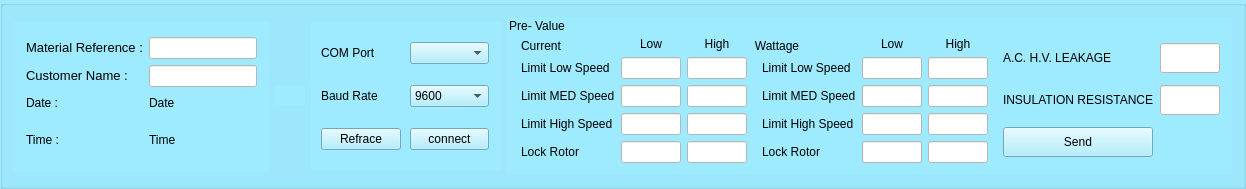
     <widget class="QGroupBox" name="groupBox">
      <property name="minimumSize">
       <size>
        <width>4</width>
        <height>150</height>
       </size>
      </property>
      <property name="styleSheet">
       <string notr="true">background-color: rgb(158, 234, 255);

</string>
      </property>
      <property name="title">
       <string/>
      </property>
      <layout class="QHBoxLayout" name="horizontalLayout">
       <item>
        <widget class="QGroupBox" name="NameEntryGriup">
         <property name="sizePolicy">
          <sizepolicy hsizetype="Preferred" vsizetype="Fixed">
           <horstretch>10</horstretch>
           <verstretch>10</verstretch>
          </sizepolicy>
         </property>
         <property name="minimumSize">
          <size>
           <width>43</width>
           <height>150</height>
          </size>
         </property>
         <property name="maximumSize">
          <size>
           <width>300</width>
           <height>148</height>
          </size>
         </property>
         <property name="styleSheet">
          <string notr="true">QGroupBox
 {  border: 0px;
}</string>
         </property>
         <property name="title">
          <string/>
         </property>
         <layout class="QGridLayout" name="gridLayout_4">
          <item row="0" column="2">
           <widget class="QLineEdit" name="material_lineEdit">
            <property name="enabled">
             <bool>true</bool>
            </property>
            <property name="sizePolicy">
             <sizepolicy hsizetype="Fixed" vsizetype="Fixed">
              <horstretch>0</horstretch>
              <verstretch>0</verstretch>
             </sizepolicy>
            </property>
            <property name="maximumSize">
             <size>
              <width>300</width>
              <height>16777215</height>
             </size>
            </property>
            <property name="styleSheet">
             <string notr="true">
background-color: rgb(255, 255, 255);</string>
            </property>
           </widget>
          </item>
          <item row="1" column="1">
           <widget class="QLabel" name="h_Customer">
            <property name="text">
             <string>&lt;html&gt;&lt;head/&gt;&lt;body&gt;&lt;p&gt;&lt;span style=&quot; font-size:10pt;&quot;&gt;Customer Name :&lt;/span&gt;&lt;/p&gt;&lt;/body&gt;&lt;/html&gt;</string>
            </property>
            <property name="textFormat">
             <enum>Qt::RichText</enum>
            </property>
           </widget>
          </item>
          <item row="3" column="1">
           <widget class="QLabel" name="h_date_time">
            <property name="text">
             <string>Time : </string>
            </property>
           </widget>
          </item>
          <item row="1" column="2">
           <widget class="QLineEdit" name="customer_lineEdit">
            <property name="enabled">
             <bool>true</bool>
            </property>
            <property name="sizePolicy">
             <sizepolicy hsizetype="Fixed" vsizetype="Fixed">
              <horstretch>0</horstretch>
              <verstretch>0</verstretch>
             </sizepolicy>
            </property>
            <property name="maximumSize">
             <size>
              <width>300</width>
              <height>16777215</height>
             </size>
            </property>
            <property name="styleSheet">
             <string notr="true">background-color: rgb(255, 255, 255);</string>
            </property>
           </widget>
          </item>
          <item row="2" column="1">
           <widget class="QLabel" name="h_time">
            <property name="text">
             <string>Date :</string>
            </property>
           </widget>
          </item>
          <item row="0" column="1">
           <widget class="QLabel" name="h_material">
            <property name="text">
             <string>&lt;html&gt;&lt;head/&gt;&lt;body&gt;&lt;p&gt;&lt;span style=&quot; font-size:10pt;&quot;&gt;Material &lt;/span&gt;&lt;span style=&quot; font-family:'JetBrains Mono','monospace'; font-size:9.8pt; color:#000000;&quot;&gt;Reference&lt;/span&gt;&lt;span style=&quot; font-size:10pt;&quot;&gt; :&lt;/span&gt;&lt;/p&gt;&lt;/body&gt;&lt;/html&gt;</string>
            </property>
           </widget>
          </item>
          <item row="2" column="2">
           <widget class="QLabel" name="date_lebel">
            <property name="maximumSize">
             <size>
              <width>60</width>
              <height>20</height>
             </size>
            </property>
            <property name="text">
             <string>Date</string>
            </property>
           </widget>
          </item>
          <item row="3" column="2">
           <widget class="QLabel" name="time_lebel">
            <property name="maximumSize">
             <size>
              <width>60</width>
              <height>60</height>
             </size>
            </property>
            <property name="text">
             <string>Time</string>
            </property>
           </widget>
          </item>
         </layout>
        </widget>
       </item>
       <item>
        <widget class="QGroupBox" name="ComPortGroup_3">
         <property name="sizePolicy">
          <sizepolicy hsizetype="Preferred" vsizetype="Fixed">
           <horstretch>0</horstretch>
           <verstretch>0</verstretch>
          </sizepolicy>
         </property>
         <property name="minimumSize">
          <size>
           <width>30</width>
           <height>10</height>
          </size>
         </property>
         <property name="maximumSize">
          <size>
           <width>190</width>
           <height>16777215</height>
          </size>
         </property>
         <property name="styleSheet">
          <string notr="true">QGroupBox {
    border: 0px;
}
</string>
         </property>
         <property name="title">
          <string/>
         </property>
         <layout class="QGridLayout" name="gridLayout_12">
          <property name="leftMargin">
           <number>7</number>
          </property>
          <property name="topMargin">
           <number>1</number>
          </property>
          <property name="horizontalSpacing">
           <number>9</number>
          </property>
          <property name="verticalSpacing">
           <number>2</number>
          </property>
         </layout>
        </widget>
       </item>
       <item>
        <widget class="QGroupBox" name="ComPortGroup">
         <property name="sizePolicy">
          <sizepolicy hsizetype="Preferred" vsizetype="Fixed">
           <horstretch>0</horstretch>
           <verstretch>0</verstretch>
          </sizepolicy>
         </property>
         <property name="minimumSize">
          <size>
           <width>190</width>
           <height>148</height>
          </size>
         </property>
         <property name="maximumSize">
          <size>
           <width>190</width>
           <height>16777215</height>
          </size>
         </property>
         <property name="styleSheet">
          <string notr="true">QGroupBox {
    border: 0px;
}
</string>
         </property>
         <property name="title">
          <string/>
         </property>
         <layout class="QGridLayout" name="gridLayout_3">
          <property name="leftMargin">
           <number>7</number>
          </property>
          <property name="horizontalSpacing">
           <number>9</number>
          </property>
          <property name="verticalSpacing">
           <number>16</number>
          </property>
          <item row="1" column="0">
           <widget class="QLabel" name="BaudRate_lbl">
            <property name="text">
             <string>Baud Rate</string>
            </property>
           </widget>
          </item>
          <item row="1" column="1">
           <widget class="QComboBox" name="combox_baudrate">
            <item>
             <property name="text">
              <string>9600</string>
             </property>
            </item>
            <item>
             <property name="text">
              <string>14400</string>
             </property>
            </item>
            <item>
             <property name="text">
              <string>19200</string>
             </property>
            </item>
            <item>
             <property name="text">
              <string>38400</string>
             </property>
            </item>
            <item>
             <property name="text">
              <string>56000</string>
             </property>
            </item>
            <item>
             <property name="text">
              <string>57600</string>
             </property>
            </item>
            <item>
             <property name="text">
              <string>115200</string>
             </property>
            </item>
           </widget>
          </item>
          <item row="0" column="0">
           <widget class="QLabel" name="COM_Port_lbl">
            <property name="text">
             <string>COM Port</string>
            </property>
           </widget>
          </item>
          <item row="3" column="0">
           <widget class="QPushButton" name="refrace_button">
            <property name="text">
             <string>Refrace</string>
            </property>
           </widget>
          </item>
          <item row="3" column="1">
           <widget class="QPushButton" name="connect_button">
            <property name="text">
             <string>connect</string>
            </property>
           </widget>
          </item>
          <item row="0" column="1">
           <widget class="QComboBox" name="comPort_box"/>
          </item>
         </layout>
        </widget>
       </item>
       <item>
        <widget class="QGroupBox" name="Pre_ConfigGroup_4">
         <property name="minimumSize">
          <size>
           <width>30</width>
           <height>110</height>
          </size>
         </property>
         <property name="styleSheet">
          <string notr="true">QGroupBox {
    border: 0px;
}</string>
         </property>
         <property name="title">
          <string>Pre- Value</string>
         </property>
         <layout class="QGridLayout" name="gridLayout_18">
          <property name="topMargin">
           <number>0</number>
          </property>
          <property name="bottomMargin">
           <number>0</number>
          </property>
          <item row="0" column="0">
           <widget class="QGroupBox" name="Pre_ConfigGroup">
            <property name="minimumSize">
             <size>
              <width>30</width>
              <height>110</height>
             </size>
            </property>
            <property name="styleSheet">
             <string notr="true">QGroupBox {
    border: 0px;
}
</string>
            </property>
            <property name="title">
             <string>Current</string>
            </property>
            <layout class="QGridLayout" name="gridLayout_11">
             <property name="leftMargin">
              <number>2</number>
             </property>
             <property name="topMargin">
              <number>0</number>
             </property>
             <property name="rightMargin">
              <number>0</number>
             </property>
             <item row="1" column="1">
              <widget class="QLineEdit" name="lowcurrentlowspeed">
               <property name="sizePolicy">
                <sizepolicy hsizetype="Fixed" vsizetype="Fixed">
                 <horstretch>0</horstretch>
                 <verstretch>0</verstretch>
                </sizepolicy>
               </property>
               <property name="minimumSize">
                <size>
                 <width>50</width>
                 <height>22</height>
                </size>
               </property>
               <property name="maximumSize">
                <size>
                 <width>60</width>
                 <height>30</height>
                </size>
               </property>
               <property name="styleSheet">
                <string notr="true">background-color: rgb(255, 255, 255);</string>
               </property>
              </widget>
             </item>
             <item row="0" column="3">
              <widget class="QLabel" name="m3lbl1_5">
               <property name="text">
                <string>High</string>
               </property>
               <property name="alignment">
                <set>Qt::AlignCenter</set>
               </property>
              </widget>
             </item>
             <item row="1" column="0">
              <widget class="QLabel" name="m3lbl1_2">
               <property name="text">
                <string>Limit Low Speed</string>
               </property>
              </widget>
             </item>
             <item row="2" column="1">
              <widget class="QLineEdit" name="lowcurrentmedspeed">
               <property name="sizePolicy">
                <sizepolicy hsizetype="Fixed" vsizetype="Fixed">
                 <horstretch>0</horstretch>
                 <verstretch>0</verstretch>
                </sizepolicy>
               </property>
               <property name="minimumSize">
                <size>
                 <width>50</width>
                 <height>22</height>
                </size>
               </property>
               <property name="maximumSize">
                <size>
                 <width>60</width>
                 <height>30</height>
                </size>
               </property>
               <property name="styleSheet">
                <string notr="true">background-color: rgb(255, 255, 255);</string>
               </property>
              </widget>
             </item>
             <item row="1" column="3">
              <widget class="QLineEdit" name="highcurrentlowspeed">
               <property name="sizePolicy">
                <sizepolicy hsizetype="Fixed" vsizetype="Fixed">
                 <horstretch>0</horstretch>
                 <verstretch>0</verstretch>
                </sizepolicy>
               </property>
               <property name="minimumSize">
                <size>
                 <width>50</width>
                 <height>22</height>
                </size>
               </property>
               <property name="maximumSize">
                <size>
                 <width>60</width>
                 <height>30</height>
                </size>
               </property>
               <property name="styleSheet">
                <string notr="true">background-color: rgb(255, 255, 255);</string>
               </property>
              </widget>
             </item>
             <item row="0" column="1">
              <widget class="QLabel" name="m3lbl1_4">
               <property name="text">
                <string>Low</string>
               </property>
               <property name="alignment">
                <set>Qt::AlignCenter</set>
               </property>
              </widget>
             </item>
             <item row="2" column="0">
              <widget class="QLabel" name="m3lbl1_3">
               <property name="text">
                <string>Limit MED Speed</string>
               </property>
              </widget>
             </item>
             <item row="2" column="3">
              <widget class="QLineEdit" name="highcurrentmedspeed">
               <property name="sizePolicy">
                <sizepolicy hsizetype="Fixed" vsizetype="Fixed">
                 <horstretch>0</horstretch>
                 <verstretch>0</verstretch>
                </sizepolicy>
               </property>
               <property name="minimumSize">
                <size>
                 <width>50</width>
                 <height>22</height>
                </size>
               </property>
               <property name="maximumSize">
                <size>
                 <width>60</width>
                 <height>30</height>
                </size>
               </property>
               <property name="styleSheet">
                <string notr="true">background-color: rgb(255, 255, 255);</string>
               </property>
              </widget>
             </item>
             <item row="3" column="0">
              <widget class="QLabel" name="m3lbl1_6">
               <property name="text">
                <string>Limit High Speed</string>
               </property>
              </widget>
             </item>
             <item row="3" column="3">
              <widget class="QLineEdit" name="highcurrenthighspeed">
               <property name="sizePolicy">
                <sizepolicy hsizetype="Fixed" vsizetype="Fixed">
                 <horstretch>0</horstretch>
                 <verstretch>0</verstretch>
                </sizepolicy>
               </property>
               <property name="minimumSize">
                <size>
                 <width>50</width>
                 <height>22</height>
                </size>
               </property>
               <property name="maximumSize">
                <size>
                 <width>60</width>
                 <height>30</height>
                </size>
               </property>
               <property name="styleSheet">
                <string notr="true">background-color: rgb(255, 255, 255);</string>
               </property>
              </widget>
             </item>
             <item row="4" column="1">
              <widget class="QLineEdit" name="lowcurrentlockrotor">
               <property name="sizePolicy">
                <sizepolicy hsizetype="Fixed" vsizetype="Fixed">
                 <horstretch>0</horstretch>
                 <verstretch>0</verstretch>
                </sizepolicy>
               </property>
               <property name="minimumSize">
                <size>
                 <width>50</width>
                 <height>22</height>
                </size>
               </property>
               <property name="maximumSize">
                <size>
                 <width>60</width>
                 <height>30</height>
                </size>
               </property>
               <property name="styleSheet">
                <string notr="true">background-color: rgb(255, 255, 255);</string>
               </property>
              </widget>
             </item>
             <item row="4" column="3">
              <widget class="QLineEdit" name="highcurrentlockrotor">
               <property name="sizePolicy">
                <sizepolicy hsizetype="Fixed" vsizetype="Fixed">
                 <horstretch>0</horstretch>
                 <verstretch>0</verstretch>
                </sizepolicy>
               </property>
               <property name="minimumSize">
                <size>
                 <width>50</width>
                 <height>22</height>
                </size>
               </property>
               <property name="maximumSize">
                <size>
                 <width>60</width>
                 <height>30</height>
                </size>
               </property>
               <property name="styleSheet">
                <string notr="true">background-color: rgb(255, 255, 255);</string>
               </property>
              </widget>
             </item>
             <item row="3" column="1">
              <widget class="QLineEdit" name="lowcurrenthighspeed">
               <property name="sizePolicy">
                <sizepolicy hsizetype="Fixed" vsizetype="Fixed">
                 <horstretch>0</horstretch>
                 <verstretch>0</verstretch>
                </sizepolicy>
               </property>
               <property name="minimumSize">
                <size>
                 <width>50</width>
                 <height>22</height>
                </size>
               </property>
               <property name="maximumSize">
                <size>
                 <width>60</width>
                 <height>30</height>
                </size>
               </property>
               <property name="styleSheet">
                <string notr="true">background-color: rgb(255, 255, 255);</string>
               </property>
              </widget>
             </item>
             <item row="4" column="0">
              <widget class="QLabel" name="m3lbl1_7">
               <property name="text">
                <string>Lock Rotor</string>
               </property>
              </widget>
             </item>
            </layout>
           </widget>
          </item>
          <item row="0" column="1">
           <widget class="QGroupBox" name="Pre_ConfigGroup_3">
            <property name="minimumSize">
             <size>
              <width>30</width>
              <height>110</height>
             </size>
            </property>
            <property name="styleSheet">
             <string notr="true">QGroupBox {
    border: 0px;
}
</string>
            </property>
            <property name="title">
             <string>Wattage</string>
            </property>
            <layout class="QGridLayout" name="gridLayout_16">
             <property name="topMargin">
              <number>0</number>
             </property>
             <property name="rightMargin">
              <number>0</number>
             </property>
             <item row="1" column="1">
              <widget class="QLineEdit" name="lowwattagelowspeed">
               <property name="sizePolicy">
                <sizepolicy hsizetype="Fixed" vsizetype="Fixed">
                 <horstretch>0</horstretch>
                 <verstretch>0</verstretch>
                </sizepolicy>
               </property>
               <property name="minimumSize">
                <size>
                 <width>50</width>
                 <height>22</height>
                </size>
               </property>
               <property name="maximumSize">
                <size>
                 <width>60</width>
                 <height>30</height>
                </size>
               </property>
               <property name="styleSheet">
                <string notr="true">background-color: rgb(255, 255, 255);</string>
               </property>
              </widget>
             </item>
             <item row="0" column="3">
              <widget class="QLabel" name="m3lbl1_8">
               <property name="text">
                <string>High</string>
               </property>
               <property name="alignment">
                <set>Qt::AlignCenter</set>
               </property>
              </widget>
             </item>
             <item row="1" column="0">
              <widget class="QLabel" name="m3lbl1_9">
               <property name="text">
                <string>Limit Low Speed</string>
               </property>
              </widget>
             </item>
             <item row="2" column="1">
              <widget class="QLineEdit" name="lowwattagemedspeed">
               <property name="sizePolicy">
                <sizepolicy hsizetype="Fixed" vsizetype="Fixed">
                 <horstretch>0</horstretch>
                 <verstretch>0</verstretch>
                </sizepolicy>
               </property>
               <property name="minimumSize">
                <size>
                 <width>50</width>
                 <height>22</height>
                </size>
               </property>
               <property name="maximumSize">
                <size>
                 <width>60</width>
                 <height>30</height>
                </size>
               </property>
               <property name="styleSheet">
                <string notr="true">background-color: rgb(255, 255, 255);</string>
               </property>
              </widget>
             </item>
             <item row="1" column="3">
              <widget class="QLineEdit" name="highwattagelowspeed">
               <property name="sizePolicy">
                <sizepolicy hsizetype="Fixed" vsizetype="Fixed">
                 <horstretch>0</horstretch>
                 <verstretch>0</verstretch>
                </sizepolicy>
               </property>
               <property name="minimumSize">
                <size>
                 <width>50</width>
                 <height>22</height>
                </size>
               </property>
               <property name="maximumSize">
                <size>
                 <width>60</width>
                 <height>30</height>
                </size>
               </property>
               <property name="styleSheet">
                <string notr="true">background-color: rgb(255, 255, 255);</string>
               </property>
              </widget>
             </item>
             <item row="0" column="1">
              <widget class="QLabel" name="m3lbl1_10">
               <property name="text">
                <string>Low</string>
               </property>
               <property name="alignment">
                <set>Qt::AlignCenter</set>
               </property>
              </widget>
             </item>
             <item row="2" column="0">
              <widget class="QLabel" name="m3lbl1_11">
               <property name="text">
                <string>Limit MED Speed</string>
               </property>
              </widget>
             </item>
             <item row="2" column="3">
              <widget class="QLineEdit" name="highwattagemedspeed">
               <property name="sizePolicy">
                <sizepolicy hsizetype="Fixed" vsizetype="Fixed">
                 <horstretch>0</horstretch>
                 <verstretch>0</verstretch>
                </sizepolicy>
               </property>
               <property name="minimumSize">
                <size>
                 <width>50</width>
                 <height>22</height>
                </size>
               </property>
               <property name="maximumSize">
                <size>
                 <width>60</width>
                 <height>30</height>
                </size>
               </property>
               <property name="styleSheet">
                <string notr="true">background-color: rgb(255, 255, 255);</string>
               </property>
              </widget>
             </item>
             <item row="3" column="0">
              <widget class="QLabel" name="m3lbl1_12">
               <property name="text">
                <string>Limit High Speed</string>
               </property>
              </widget>
             </item>
             <item row="3" column="3">
              <widget class="QLineEdit" name="highwattagehighspeed">
               <property name="sizePolicy">
                <sizepolicy hsizetype="Fixed" vsizetype="Fixed">
                 <horstretch>0</horstretch>
                 <verstretch>0</verstretch>
                </sizepolicy>
               </property>
               <property name="minimumSize">
                <size>
                 <width>50</width>
                 <height>22</height>
                </size>
               </property>
               <property name="maximumSize">
                <size>
                 <width>60</width>
                 <height>30</height>
                </size>
               </property>
               <property name="styleSheet">
                <string notr="true">background-color: rgb(255, 255, 255);</string>
               </property>
              </widget>
             </item>
             <item row="4" column="1">
              <widget class="QLineEdit" name="lowwattagelockrotor">
               <property name="sizePolicy">
                <sizepolicy hsizetype="Fixed" vsizetype="Fixed">
                 <horstretch>0</horstretch>
                 <verstretch>0</verstretch>
                </sizepolicy>
               </property>
               <property name="minimumSize">
                <size>
                 <width>50</width>
                 <height>22</height>
                </size>
               </property>
               <property name="maximumSize">
                <size>
                 <width>60</width>
                 <height>30</height>
                </size>
               </property>
               <property name="styleSheet">
                <string notr="true">background-color: rgb(255, 255, 255);</string>
               </property>
              </widget>
             </item>
             <item row="4" column="3">
              <widget class="QLineEdit" name="highwattagelockrotor">
               <property name="sizePolicy">
                <sizepolicy hsizetype="Fixed" vsizetype="Fixed">
                 <horstretch>0</horstretch>
                 <verstretch>0</verstretch>
                </sizepolicy>
               </property>
               <property name="minimumSize">
                <size>
                 <width>50</width>
                 <height>22</height>
                </size>
               </property>
               <property name="maximumSize">
                <size>
                 <width>60</width>
                 <height>30</height>
                </size>
               </property>
               <property name="styleSheet">
                <string notr="true">background-color: rgb(255, 255, 255);</string>
               </property>
              </widget>
             </item>
             <item row="3" column="1">
              <widget class="QLineEdit" name="lowwattagehighspeed">
               <property name="sizePolicy">
                <sizepolicy hsizetype="Fixed" vsizetype="Fixed">
                 <horstretch>0</horstretch>
                 <verstretch>0</verstretch>
                </sizepolicy>
               </property>
               <property name="minimumSize">
                <size>
                 <width>50</width>
                 <height>22</height>
                </size>
               </property>
               <property name="maximumSize">
                <size>
                 <width>60</width>
                 <height>30</height>
                </size>
               </property>
               <property name="styleSheet">
                <string notr="true">background-color: rgb(255, 255, 255);</string>
               </property>
              </widget>
             </item>
             <item row="4" column="0">
              <widget class="QLabel" name="m3lbl1_13">
               <property name="text">
                <string>Lock Rotor</string>
               </property>
              </widget>
             </item>
            </layout>
           </widget>
          </item>
          <item row="0" column="2">
           <widget class="QGroupBox" name="Pre_ConfigGroup_5">
            <property name="minimumSize">
             <size>
              <width>30</width>
              <height>110</height>
             </size>
            </property>
            <property name="styleSheet">
             <string notr="true"/>
            </property>
            <property name="title">
             <string/>
            </property>
            <layout class="QGridLayout" name="gridLayout_17">
             <property name="topMargin">
              <number>0</number>
             </property>
             <property name="rightMargin">
              <number>0</number>
             </property>
             <item row="1" column="0">
              <widget class="QLabel" name="m3lbl1_17">
               <property name="text">
                <string>INSULATION RESISTANCE</string>
               </property>
              </widget>
             </item>
             <item row="0" column="0">
              <widget class="QLabel" name="m3lbl1_15">
               <property name="text">
                <string>A.C. H.V. LEAKAGE</string>
               </property>
              </widget>
             </item>
             <item row="1" column="1">
              <widget class="QLineEdit" name="insulation">
               <property name="sizePolicy">
                <sizepolicy hsizetype="Fixed" vsizetype="Fixed">
                 <horstretch>0</horstretch>
                 <verstretch>0</verstretch>
                </sizepolicy>
               </property>
               <property name="minimumSize">
                <size>
                 <width>50</width>
                 <height>22</height>
                </size>
               </property>
               <property name="maximumSize">
                <size>
                 <width>60</width>
                 <height>30</height>
                </size>
               </property>
               <property name="styleSheet">
                <string notr="true">background-color: rgb(255, 255, 255);</string>
               </property>
              </widget>
             </item>
             <item row="2" column="0">
              <widget class="QPushButton" name="btn_V_Send">
               <property name="sizePolicy">
                <sizepolicy hsizetype="Preferred" vsizetype="Fixed">
                 <horstretch>0</horstretch>
                 <verstretch>0</verstretch>
                </sizepolicy>
               </property>
               <property name="minimumSize">
                <size>
                 <width>50</width>
                 <height>22</height>
                </size>
               </property>
               <property name="maximumSize">
                <size>
                 <width>150</width>
                 <height>30</height>
                </size>
               </property>
               <property name="text">
                <string>Send</string>
               </property>
              </widget>
             </item>
             <item row="0" column="1">
              <widget class="QLineEdit" name="ac_leakage">
               <property name="sizePolicy">
                <sizepolicy hsizetype="Fixed" vsizetype="Fixed">
                 <horstretch>0</horstretch>
                 <verstretch>0</verstretch>
                </sizepolicy>
               </property>
               <property name="minimumSize">
                <size>
                 <width>50</width>
                 <height>22</height>
                </size>
               </property>
               <property name="maximumSize">
                <size>
                 <width>60</width>
                 <height>30</height>
                </size>
               </property>
               <property name="styleSheet">
                <string notr="true">background-color: rgb(255, 255, 255);</string>
               </property>
              </widget>
             </item>
            </layout>
           </widget>
          </item>
         </layout>
        </widget>
       </item>
      </layout>
     </widget>
